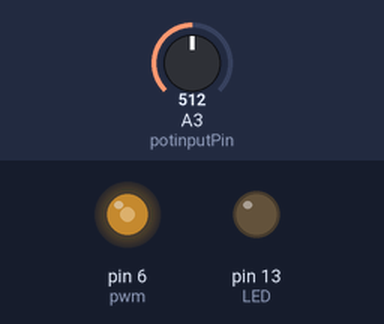
The sketch below on a simulated Arduino Uno, built with avr-gcc and run on an emulated ATmega328P. Shown: output pins drawn as LEDs (lit = HIGH). The inputs (shaded band) are chosen by the test bench; at power-on: A3 (potinputPin) = 512. What the sketch prints to the serial monitor is not drawn.

Above: at 1.2 s.
1.3 s: A3 (potinputPin) set to 716
At 2.5 s:
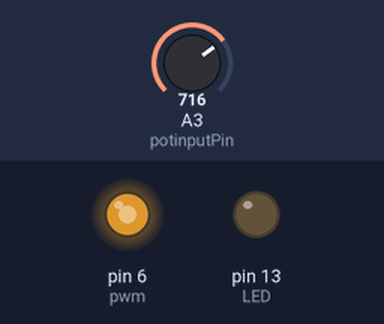
2.8 s: A3 (potinputPin) set to 900
At 3.7 s:
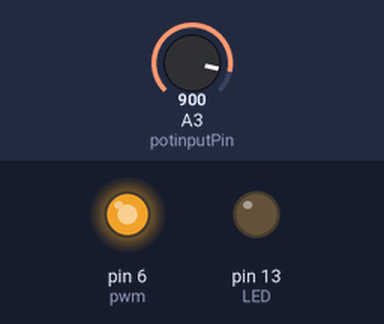
4.3 s: A3 (potinputPin) set to 245
At 4.9 s:
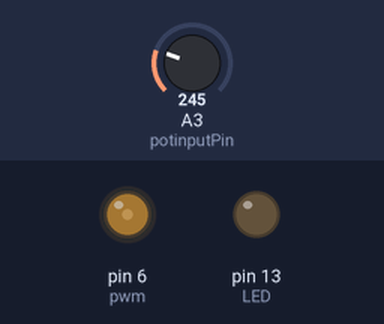
5.8 s: A3 (potinputPin) set to 0
At 7.0 s:
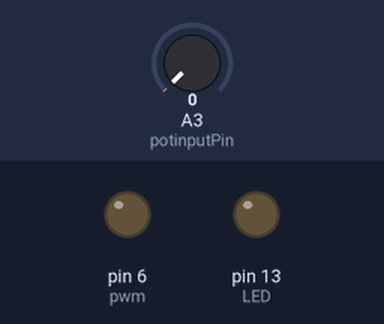
7.3 s: A3 (potinputPin) set to 511
At 8.3 s:
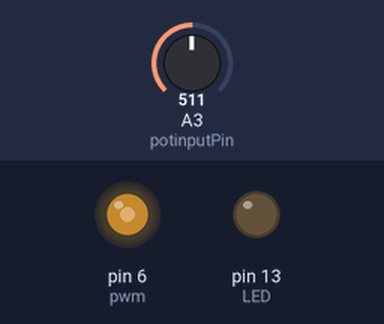
Timing chart, 0 to 9.8 s (numbered marks = the images above; inputs shaded):
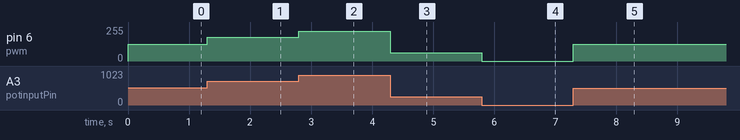

Measured:
- after the input at 1.3 s, pin 6 (pwm): 127/255 → 178/255 at once
- after the input at 2.8 s, pin 6 (pwm): 178/255 → 224/255 at once
- after the input at 4.3 s, pin 6 (pwm): 224/255 → 61/255 at once
- after the input at 5.8 s, pin 6 (pwm): 61/255 → 0/255 at once
- after the input at 7.3 s, pin 6 (pwm): 0/255 → 127/255 at once

The sketch:

tester.ino
```cpp
#define pwm 6
#define potinputPin A3
#define feedbackinputPin A2

float potinputval, feedbackinputval;
float pwmval, potInputVal, feedbackInputVal;
int pwmMAXVAL = 255, LED = 13;

void setup() {
  Serial.begin(115200);
  TCCR0B = TCCR0B  & B11111000 | B00000001;    // set timer 0 divisor to     1 for PWM frequency of 62500.00 Hz
  //TCCR0B = TCCR0B & B11111000 | B00000010;    // set timer 0 divisor to     8 for PWM frequency of  7812.50 Hz
  //TCCR0B = TCCR0B & B11111000 | B00000011;    // set timer 0 divisor to    64 for PWM frequency of   976.56 Hz (The DEFAULT)
  //TCCR0B = TCCR0B & B11111000 | B00000100;    // set timer 0 divisor to   256 for PWM frequency of   244.14 Hz
  //TCCR0B = TCCR0B & B11111000 | B00000101;    // set timer 0 divisor to  1024 for PWM frequency of    61.04 Hz
  delay(100);

  pinMode(13, OUTPUT);
  pinMode(pwm, OUTPUT);
  pinMode(potinputPin, INPUT);
  pinMode(feedbackinputPin, INPUT);

  digitalWrite(pwm, LOW);
  digitalWrite(LED, LOW);
  pwmval = 50;
  delay(100);
}

void loop() {
  potinputval = readingpotinputval();

  //for debug
  analogWrite(pwm, potinputval);
  Serial.println(potinputval);

}

float readingpotinputval() {
  int value = 0;
  potInputVal = analogRead(potinputPin);
  value = map(potInputVal,  0, 1023, 0, pwmMAXVAL);
  //  value = map(value, 1023,  0, 128, 0);
  digitalWrite(13, LOW);
  return value;
}

void printval() {
  Serial.println(potInputVal);
  Serial.println(feedbackInputVal);
}
```
